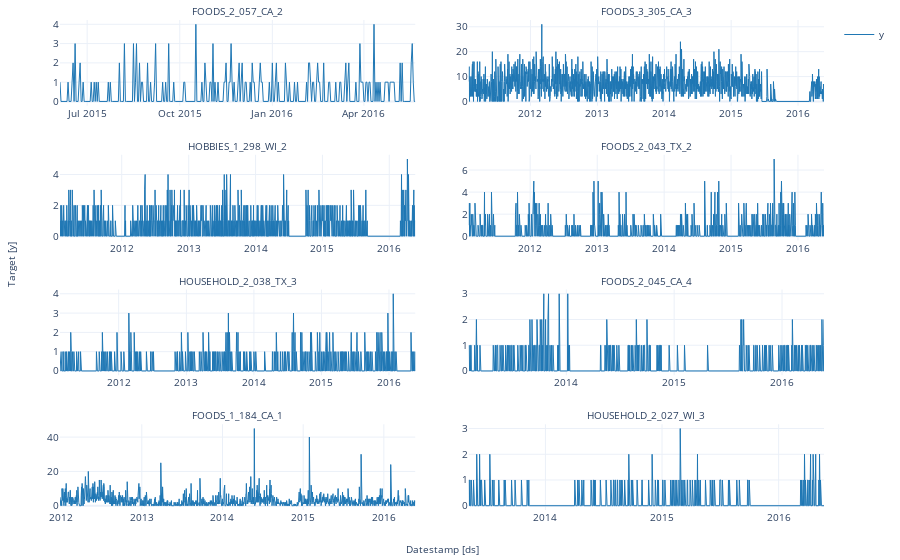

The cell this chart's notebook holds for it:
### Markdown cell above
Plot some series using the `plot` method from the `StatsForecast` class. This method prints 8 random series from the dataset and is useful for basic EDA.

Repeat the last line a couple of times to get a feeling for the data.

### Code cell
from statsforecast import StatsForecast

StatsForecast.plot(Y_df)

### Figure 1 — Plotly figure (JSON) as saved in the notebook; plotly's stock layout.template omitted (floating-point values rounded to 4 significant figures; data arrays with more than 128 entries replaced by an {"elided": "..."} marker saying what was removed)
{"data": [{"legendgroup": "y", "line": {"color": "#1f77b4", "width": 1}, "mode": "lines", "name": "y", "showlegend": true, "type": "scatter", "x": {"elided": "354 str values"}, "xaxis": "x", "y": {"elided": "354 int values"}, "yaxis": "y"}, {"legendgroup": "y", "line": {"color": "#1f77b4", "width": 1}, "mode": "lines", "name": "y", "showlegend": false, "type": "scatter", "x": {"elided": "1941 str values"}, "xaxis": "x2", "y": {"elided": "1941 int values"}, "yaxis": "y2"}, {"legendgroup": "y", "line": {"color": "#1f77b4", "width": 1}, "mode": "lines", "name": "y", "showlegend": false, "type": "scatter", "x": {"elided": "1941 str values"}, "xaxis": "x3", "y": {"elided": "1941 int values"}, "yaxis": "y3"}, {"legendgroup": "y", "line": {"color": "#1f77b4", "width": 1}, "mode": "lines", "name": "y", "showlegend": false, "type": "scatter", "x": {"elided": "1939 str values"}, "xaxis": "x4", "y": {"elided": "1939 int values"}, "yaxis": "y4"}, {"legendgroup": "y", "line": {"color": "#1f77b4", "width": 1}, "mode": "lines", "name": "y", "showlegend": false, "type": "scatter", "x": {"elided": "1921 str values"}, "xaxis": "x5", "y": {"elided": "1921 int values"}, "yaxis": "y5"}, {"legendgroup": "y", "line": {"color": "#1f77b4", "width": 1}, "mode": "lines", "name": "y", "showlegend": false, "type": "scatter", "x": {"elided": "1203 str values"}, "xaxis": "x6", "y": {"elided": "1203 int values"}, "yaxis": "y6"}, {"legendgroup": "y", "line": {"color": "#1f77b4", "width": 1}, "mode": "lines", "name": "y", "showlegend": false, "type": "scatter", "x": {"elided": "1608 str values"}, "xaxis": "x7", "y": {"elided": "1608 int values"}, "yaxis": "y7"}, {"legendgroup": "y", "line": {"color": "#1f77b4", "width": 1}, "mode": "lines", "name": "y", "showlegend": false, "type": "scatter", "x": {"elided": "1113 str values"}, "xaxis": "x8", "y": {"elided": "1113 int values"}, "yaxis": "y8"}], "layout": {"annotations": [{"font": {"size": 10}, "showarrow": false, "text": "FOODS_2_057_CA_2", "x": 0.2325, "xanchor": "center", "xref": "paper", "y": 1, "yanchor": "bottom", "yref": "paper"}, {"font": {"size": 10}, "showarrow": false, "text": "FOODS_3_305_CA_3", "x": 0.7675, "xanchor": "center", "xref": "paper", "y": 1, "yanchor": "bottom", "yref": "paper"}, {"font": {"size": 10}, "showarrow": false, "text": "HOBBIES_1_298_WI_2", "x": 0.2325, "xanchor": "center", "xref": "paper", "y": 0.725, "yanchor": "bottom", "yref": "paper"}, {"font": {"size": 10}, "showarrow": false, "text": "FOODS_2_043_TX_2", "x": 0.7675, "xanchor": "center", "xref": "paper", "y": 0.725, "yanchor": "bottom", "yref": "paper"}, {"font": {"size": 10}, "showarrow": false, "text": "HOUSEHOLD_2_038_TX_3", "x": 0.2325, "xanchor": "center", "xref": "paper", "y": 0.45, "yanchor": "bottom", "yref": "paper"}, {"font": {"size": 10}, "showarrow": false, "text": "FOODS_2_045_CA_4", "x": 0.7675, "xanchor": "center", "xref": "paper", "y": 0.45, "yanchor": "bottom", "yref": "paper"}, {"font": {"size": 10}, "showarrow": false, "text": "FOODS_1_184_CA_1", "x": 0.2325, "xanchor": "center", "xref": "paper", "y": 0.175, "yanchor": "bottom", "yref": "paper"}, {"font": {"size": 10}, "showarrow": false, "text": "HOUSEHOLD_2_027_WI_3", "x": 0.7675, "xanchor": "center", "xref": "paper", "y": 0.175, "yanchor": "bottom", "yref": "paper"}, {"font": {"size": 10}, "showarrow": false, "text": "Datestamp [ds]", "x": 0.5, "xanchor": "center", "xref": "paper", "y": 0, "yanchor": "top", "yref": "paper", "yshift": -30}, {"font": {"size": 10}, "showarrow": false, "text": "Target [y]", "textangle": -90, "x": 0, "xanchor": "right", "xref": "paper", "xshift": -40, "y": 0.5, "yanchor": "middle", "yref": "paper"}], "autosize": true, "font": {"size": 10}, "margin": {"b": 50, "l": 60, "r": 10, "t": 20}, "xaxis": {"anchor": "y", "autorange": true, "domain": [0, 0.465], "range": ["2015-06-04", "2016-05-22"], "showticklabels": true, "type": "date", "visible": true}, "xaxis2": {"anchor": "y2", "autorange": true, "domain": [0.535, 1.0], "range": ["2011-01-29", "2016-05-22"], "showticklabels": true, "type": "date", "visible": true}, "xaxis3": {"anchor": "y3", "autorange": true, "domain": [0, 0.465], "range": ["2011-01-29", "2016-05-22"], "showticklabels": true, "type": "date", "visible": true}, "xaxis4": {"anchor": "y4", "autorange": true, "domain": [0.535, 1.0], "range": ["2011-01-31", "2016-05-22"], "showticklabels": true, "type": "date", "visible": true}, "xaxis5": {"anchor": "y5", "autorange": true, "domain": [0, 0.465], "range": ["2011-02-18", "2016-05-22"], "showticklabels": true, "type": "date", "visible": true}, "xaxis6": {"anchor": "y6", "autorange": true, "domain": [0.535, 1.0], "range": ["2013-02-05", "2016-05-22"], "showticklabels": true, "type": "date", "visible": true}, "xaxis7": {"anchor": "y7", "autorange": true, "domain": [0, 0.465], "range": ["2011-12-28", "2016-05-22"], "showticklabels": true, "type": "date", "visible": true}, "xaxis8": {"anchor": "y8", "autorange": true, "domain": [0.535, 1.0], "range": ["2013-05-06", "2016-05-22"], "showticklabels": true, "type": "date", "visible": true}, "yaxis": {"anchor": "x", "autorange": true, "domain": [0.825, 1], "range": [-0.2222, 4.222], "type": "linear"}, "yaxis2": {"anchor": "x2", "autorange": true, "domain": [0.825, 1], "range": [-1.722, 32.72], "type": "linear"}, "yaxis3": {"anchor": "x3", "autorange": true, "domain": [0.55, 0.725], "range": [-0.2778, 5.278], "type": "linear"}, "yaxis4": {"anchor": "x4", "autorange": true, "domain": [0.55, 0.725], "range": [-0.3889, 7.389], "type": "linear"}, "yaxis5": {"anchor": "x5", "autorange": true, "domain": [0.275, 0.45], "range": [-0.2222, 4.222], "type": "linear"}, "yaxis6": {"anchor": "x6", "autorange": true, "domain": [0.275, 0.45], "range": [-0.1667, 3.167], "type": "linear"}, "yaxis7": {"anchor": "x7", "autorange": true, "domain": [0, 0.175], "range": [-2.5, 47.5], "type": "linear"}, "yaxis8": {"anchor": "x8", "autorange": true, "domain": [0, 0.175], "range": [-0.1667, 3.167], "type": "linear"}}}
